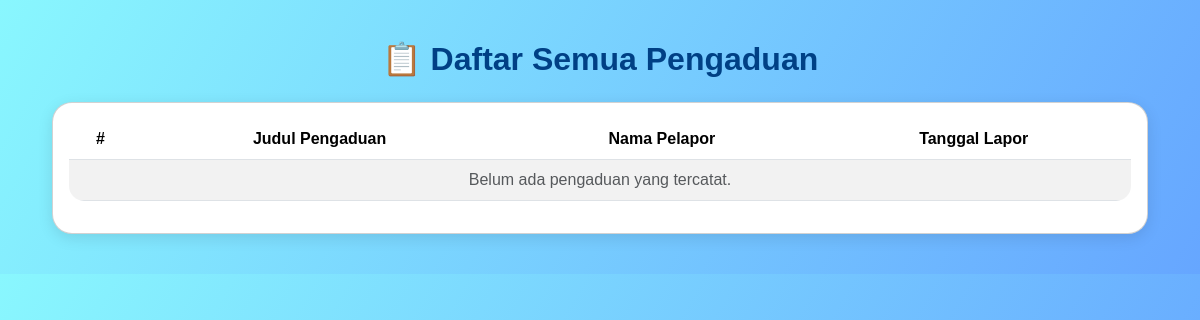
/warga/pengaduan/, run on an earlier commit of the app's database.
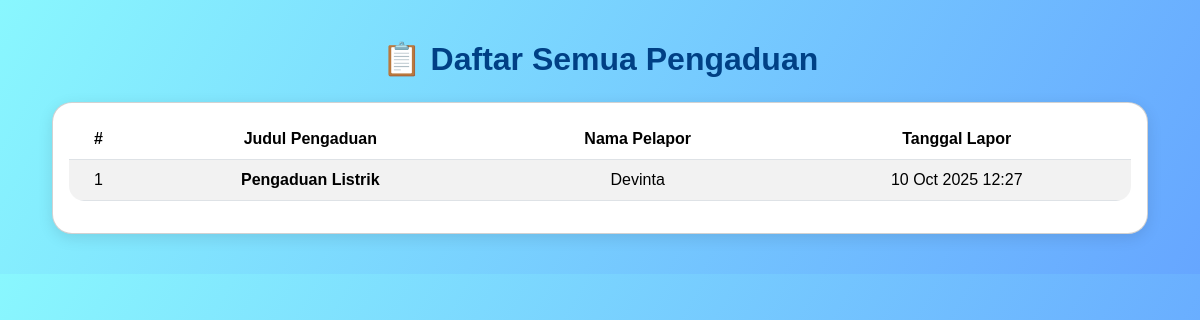
And on a later commit of the database.
### warga/models.py (models this page shows, shortened)
class Pengaduan(models.Model):
    STATUS_CHOICES = [
        ('BARU', 'Baru'),
        ('DIPROSES', 'Diproses'),
        ('SELESAI', 'Selesai'),
    ]
    judul = models.CharField(max_length=200)
    deskripsi = models.TextField()
    status = models.CharField(max_length=10, choices=STATUS_CHOICES, default='BARU')
    tanggal_lapor = models.DateTimeField(auto_now_add=True)
    pelapor = models.ForeignKey(Warga, on_delete=models.CASCADE, related_name='pengaduan')

class Warga(models.Model):
    nik = models.CharField(max_length=16, unique=True, verbose_name="Nomor Induk Kependudukan")
    nama_lengkap = models.CharField(max_length=100, verbose_name="Nama Lengkap")
    alamat = models.TextField(verbose_name="Alamat Tinggal")
    no_telepon = models.CharField(max_length=15, blank=True, verbose_name="Nomor Telepon")
    tanggal_registrasi = models.DateTimeField(auto_now_add=True)

### warga/views.py (the view)
# urls.py: path('pengaduan/', PengaduanListView.as_view(), name='pengaduan-list'),
class PengaduanListView(ListView):
    model = Pengaduan

### warga/templates/warga/pengaduan_list.html (shortened to what this page needs)
<!DOCTYPE html>
<html lang="id">
<head>
    <link href="https://cdn.jsdelivr.net/npm/bootstrap@5.3.2/dist/css/bootstrap.min.css" rel="stylesheet">
</head>
<body>
<div class="container">
    <h2 class="text-center mb-4">📋 Daftar Semua Pengaduan</h2>
    <div class="card p-3">
        <table class="table table-striped table-hover align-middle text-center">
            <thead>
                <tr>
                    <th>#</th>
                    <th>Judul Pengaduan</th>
                    <th>Nama Pelapor</th>
                    <th>Tanggal Lapor</th>
                </tr>
            </thead>
            <tbody>
                {% for pengaduan in pengaduan_list %}
                <tr>
                    <td>{{ forloop.counter }}</td>
                    <td class="judul">{{ pengaduan.judul }}</td>
                    <td>{{ pengaduan.pelapor.nama_lengkap }}</td>
                    <td>{{ pengaduan.tanggal_lapor|date:"d M Y H:i" }}</td>
                </tr>
                {% empty %}
                <tr>
                    <td colspan="5" class="text-muted">Belum ada pengaduan yang tercatat.</td>
                </tr>
                {% endfor %}
            </tbody>
        </table>
    </div>
</div>
</body>
</html>

### warga/templates/warga/pengaduan_list.html (style rules this page uses)
body { background: linear-gradient(120deg, #89f7fe 0%, #66a6ff 100%); font-family: 'Poppins', sans-serif; padding: 40px; }
.card { border-radius: 20px; box-shadow: 0 4px 15px rgba(0,0,0,0.1); }
.table { background: white; border-radius: 15px; overflow: hidden; }
th { background-color: #007bff; color: white; }
.judul { font-weight: 600; }
.container h2 { color: #004085; font-weight: 700; margin-bottom: 25px; }

What changed in the data, as far as the page shows it:
added Pengaduan: judul "Pengaduan Listrik", pelapor.nama_lengkap "Devinta", tanggal_lapor "10 Oct 2025 12:27"
Also different on the page:
text no longer shown: "Belum ada pengaduan yang tercatat."
